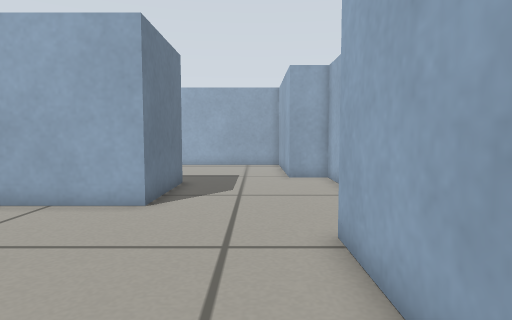
View 1 (above)

15 first-person views from a walk through a world built for the Gazebo simulator. The camera is 0.37 m above the floor, tilts 4° down and sees 75° across. The floor is counted in squares, 0.2 m on a side. Each view is taken from the middle of a square. On the plan, view 1 faces up. The plan holds only what a view shows up to about 17 squares ahead; the rest is blank.

View 2
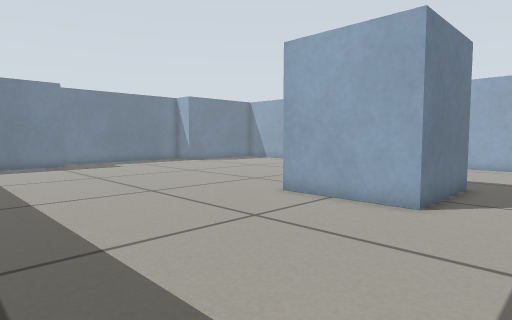

View 3
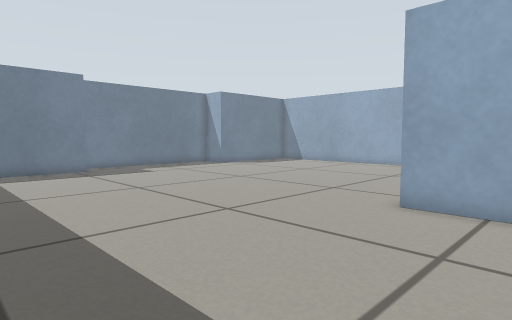

View 4
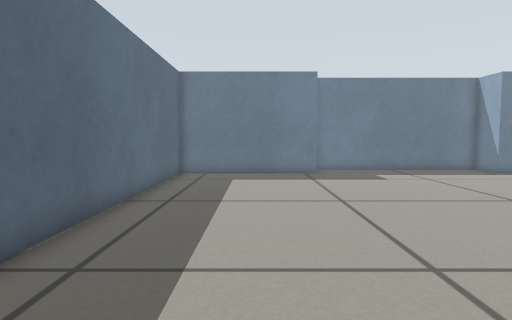

View 5
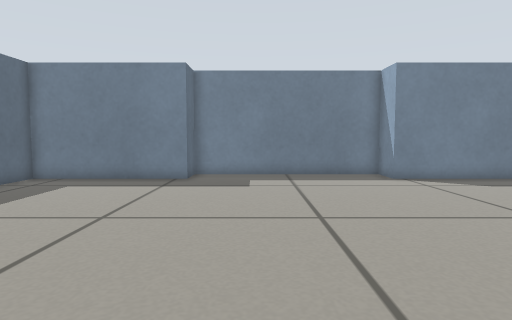

View 6
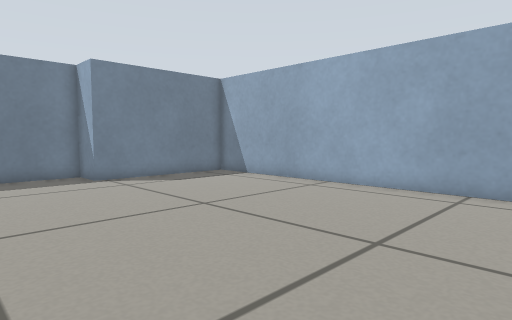

View 7
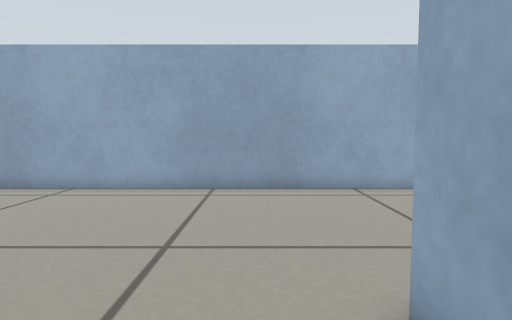

View 8
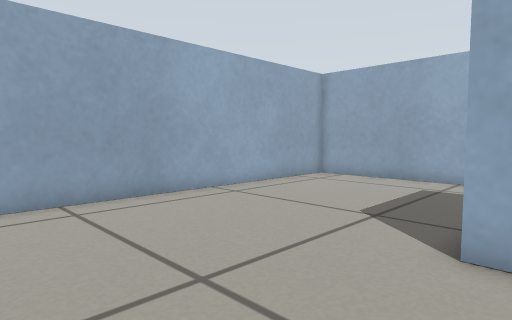

View 9
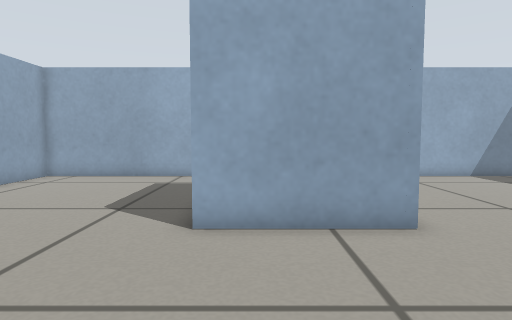

View 10
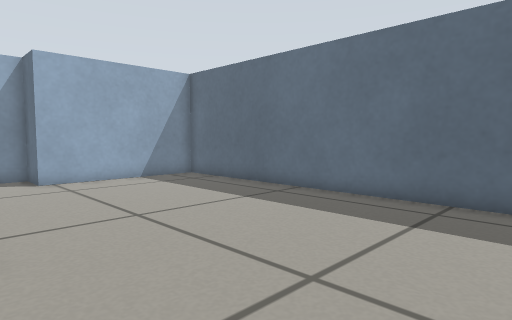

View 11
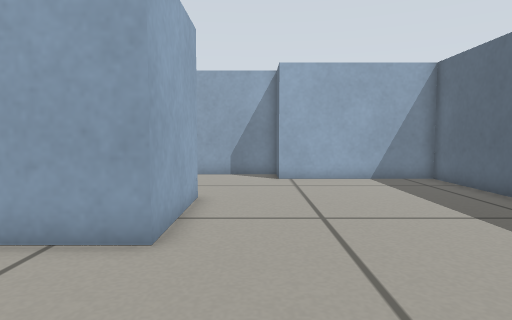

View 12
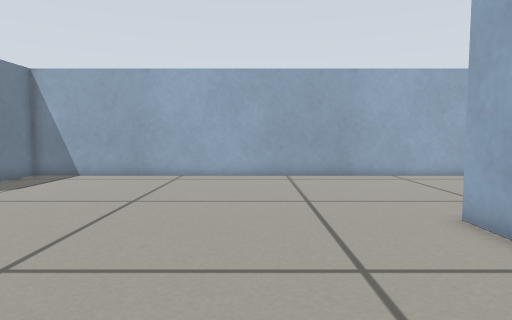

View 13
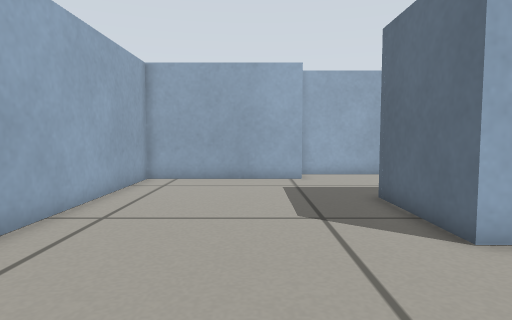

View 14
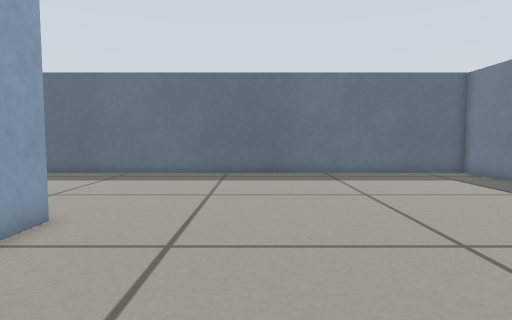

View 15
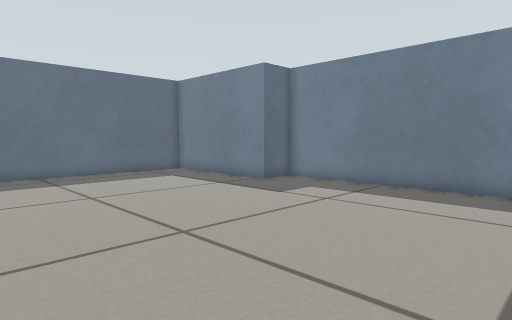

### Floor plan
Points are (right, up) in squares from view 1. A wall is a line through its corners. A room is listed if a view was taken in it or the views show most of it. See-through windows are left out.
Room 1 (views 1, 2, 3, 4, 5, 6, 7, 8, 9, 10, 11, 12, 13, 14, 15)
walls: (-7.4, 8.8) (-7.4, 13.3) (-2.9, 13.3) (-2.9, 8.8) (-7.4, 8.8); (-22.5, 6) (-22.5, -0.8) (1.5, -0.8) (1.5, 6) (3.2, 6) (3.2, 15) (1.5, 15) (1.5, 21.7) (-22.5, 21.7) (-22.5, 15) (-24.3, 15) (-24.3, 6) (-22.5, 6)

Positions as (right, up) in squares from view 1, and headings:
1: (0, 0), facing up
2: (0, 0), facing up-left
3: (-4, 0), facing up-left
4: (-6, 3), facing left
5: (-8, 9), facing left
6: (-8, 10), facing up-left
7: (-9, 10), facing up
8: (-13, 12), facing up-right
9: (-14, 12), facing right
10: (-13, 9), facing down-right
11: (-13, 7), facing right
12: (-12, 6), facing up
13: (-13, 17), facing right
14: (-12, 16), facing down
15: (-12, 16), facing down-left
